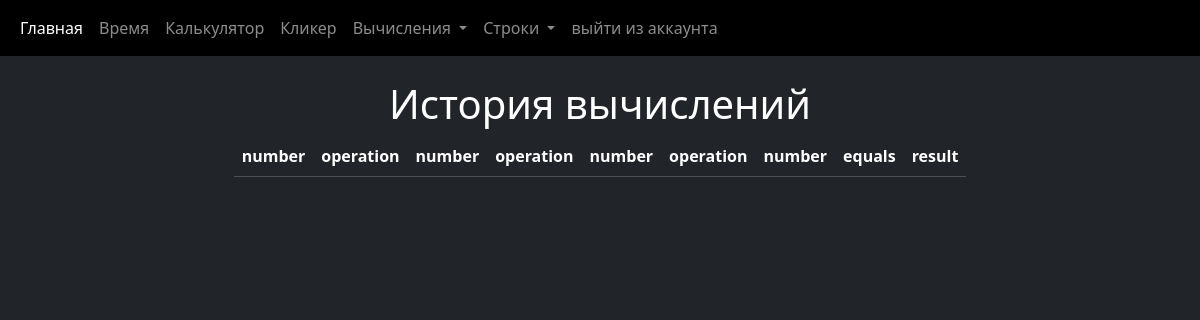
Before: /history/ with the older database file.
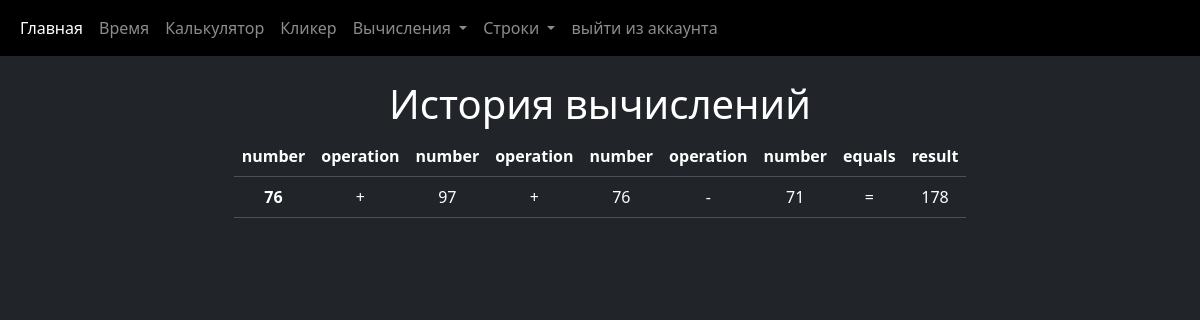
After: the same page with the newer database file.
### expression/models.py (models this page shows)
class CalcHistory(models.Model):
    first_number = models.IntegerField()
    second_number = models.IntegerField()
    third_number = models.IntegerField()
    four_number = models.IntegerField()
    first_operation = models.CharField(max_length=1)
    second_operation = models.CharField(max_length=1)
    third_operation = models.CharField(max_length=1)
    result = models.IntegerField()

### history/views.py (the view)
# urls.py: path('history/', history_page),
def history_page(request):
    cals_history = CalcHistory.objects.all()
    return render(request, 'history.html', {'cals_history': cals_history})

### history/templates/history.html
{% extends "base.html" %}
{% block content %}
    <div class="text-center">
        <h1>История вычислений</h1>
        <table class="table table-dark  table-hover">
            <tr>
                <th scope="col">number</th>
                <th scope="col">operation</th>
                <th scope="col">number</th>
                <th scope="col">operation</th>
                <th scope="col">number</th>
                <th scope="col">operation</th>
                <th scope="col">number</th>
                <th scope="col"> equals</th>
                <th scope="col">result</th>
            </tr>
            {% for item in cals_history %}
                <tr>
                    <th scope="row">{{item.first_number}}</th>
                    <td>{{item.first_operation}}</td>
                    <td>{{item.second_number}}</td>
                    <td>{{item.second_operation}}</td>
                    <td>{{item.third_number}}</td>
                    <td>{{item.third_operation}}</td>
                    <td>{{item.four_number}}</td>
                    <td>=</td>
                    <td>{{item.result}} </td>
                </tr>
            {% endfor %}
        </table>
    </div>
{% endblock %}

Changed rows visible on the page:
added CalcHistory: first_number "76", first_operation "+", second_number "97", second_operation "+", third_number "76", third_operation "-", four_number "71", result "178"
